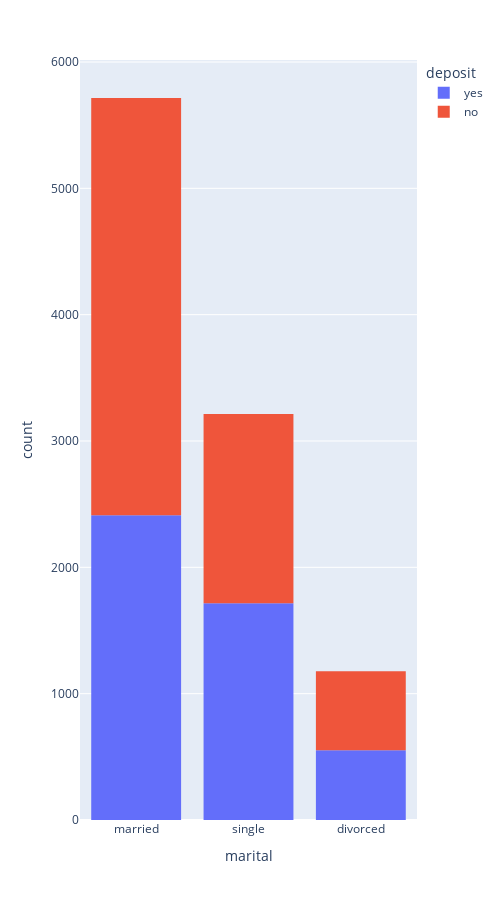

Notebook code cell kept with this figure:
### Markdown cell above
### Задания 9 и 10

### Code cell
# постройте визуализации для открывших и неоткрывших депозит в зависимости от семейного статуса

mar = px.histogram(df, x='marital', color='deposit', height=900, width=500)

display(mar)

### Figure 1 — Plotly figure (JSON) as saved in the notebook; plotly's stock layout.template omitted (floating-point values rounded to 4 significant figures; data arrays with more than 128 entries replaced by an {"elided": "..."} marker saying what was removed)
{"data": [{"alignmentgroup": "True", "bingroup": "x", "hovertemplate": "deposit=yes<br>marital=%{x}<br>count=%{y}<extra></extra>", "legendgroup": "yes", "marker": {"color": "#636efa", "pattern": {"shape": ""}}, "name": "yes", "offsetgroup": "yes", "orientation": "v", "showlegend": true, "type": "histogram", "x": {"elided": "4681 str values"}, "xaxis": "x", "yaxis": "y"}, {"alignmentgroup": "True", "bingroup": "x", "hovertemplate": "deposit=no<br>marital=%{x}<br>count=%{y}<extra></extra>", "legendgroup": "no", "marker": {"color": "#EF553B", "pattern": {"shape": ""}}, "name": "no", "offsetgroup": "no", "orientation": "v", "showlegend": true, "type": "histogram", "x": {"elided": "5424 str values"}, "xaxis": "x", "yaxis": "y"}], "layout": {"barmode": "relative", "height": 900, "legend": {"title": {"text": "deposit"}, "tracegroupgap": 0}, "margin": {"t": 60}, "width": 500, "xaxis": {"anchor": "y", "domain": [0, 1], "title": {"text": "marital"}}, "yaxis": {"anchor": "x", "domain": [0, 1], "title": {"text": "count"}}}}
